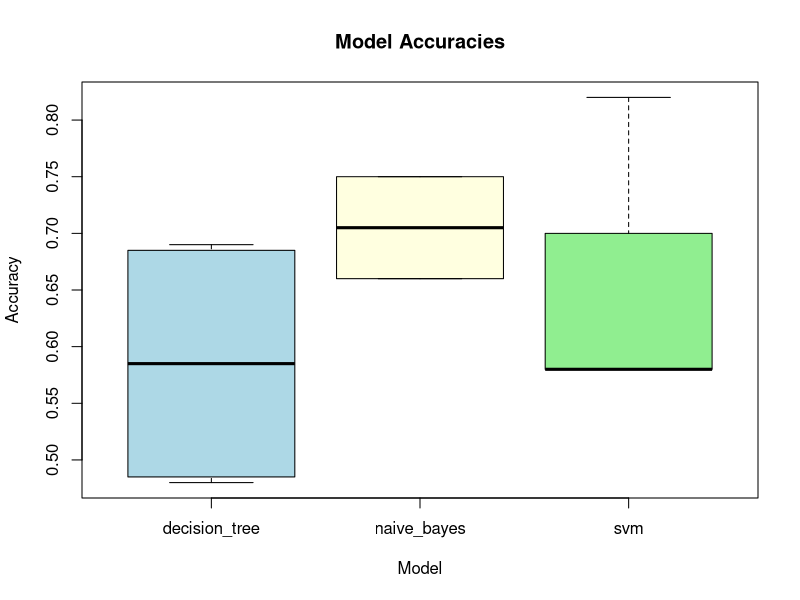

The R source for this figure:
## ---- chunk 1
knitr::opts_chunk$set(echo = TRUE)
## ---- chunk 2
decision_tree = c(0.68, 0.69, 0.49, 0.48)
naive_bayes = c(0.75, 0.66)
svm = c(0.58, 0.82, 0.58)
boxplot(decision_tree, naive_bayes, svm, main='Model Accuracies', xlab='Model', ylab='Accuracy', 
        names = c("decision_tree", "naive_bayes", "svm"), col = c("lightblue", "lightyellow", "lightgreen"))
